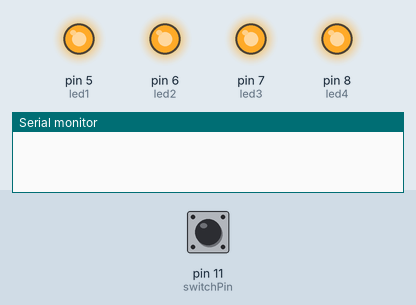
Simulated run of this sketch. Board: Arduino Uno, built with avr-gcc and run on an emulated ATmega328P. On the bench: output pins drawn as LEDs (lit = HIGH), the last lines printed to the serial monitor. Dashed ring = blinking. The inputs (shaded band) are chosen by the test bench; at power-on: pin 11 (switchPin) HIGH.

Above: at 1.2 s.
1.3 s: pin 11 (switchPin) pulled LOW for 0.15 s
At 1.8 s:
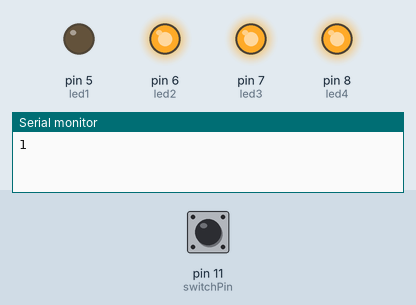
3.9 s: pin 11 (switchPin) pulled LOW for 1 s
At 5.2 s:
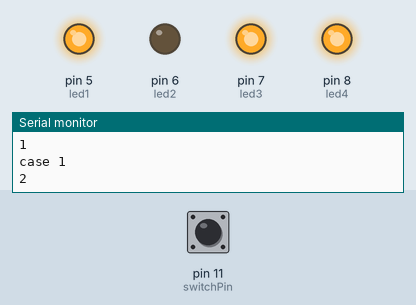
7.4 s: pin 11 (switchPin) pulled LOW for 3.2 s
At 14.0 s:
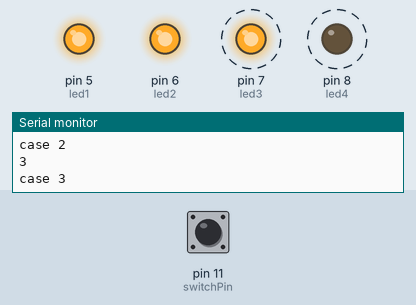
Timing chart, 0 to 17.1 s (numbered marks = the images above; inputs shaded):
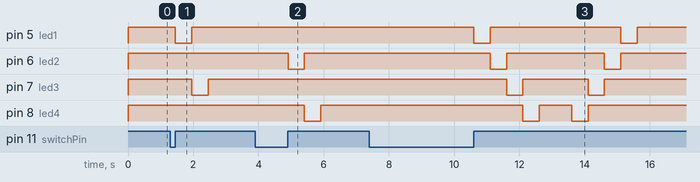

Measured:
- after the input at 1.3 s, pin 5 (led1): HIGH → LOW after 0.16 s, → HIGH 0.50 s later; pin 7 (led3): HIGH → LOW after 0.66 s, → HIGH 0.50 s later
- after the input at 3.9 s, pin 6 (led2): HIGH → LOW after 1.0 s, → HIGH 0.50 s later; pin 8 (led4): HIGH → LOW after 1.5 s, → HIGH 0.50 s later
- after the input at 7.4 s, pin 5 (led1): alternates HIGH for 4.0 s and LOW for 0.50 s, starting after 3.2 s; pin 6 (led2): alternates HIGH for 3.0 s and LOW for 0.50 s, starting after 3.7 s

The sketch:

BUTTON_LED_PATTERN_2.ino
```cpp
int switchPin = 11;
boolean lastbutton = HIGH;
boolean currentbutton = HIGH;
int count = 0;
int led1=5;
int led2=6;
int led3=7;
int led4=8;

void setup() {
  // put your setup code here, to run once:
  pinMode(led1, OUTPUT);
  pinMode(led2, OUTPUT);
  pinMode(led3, OUTPUT);
  pinMode(led4, OUTPUT);
  pinMode(11, INPUT);
  Serial.begin(9600);

  digitalWrite(led1, HIGH);
  digitalWrite(led2, HIGH);
  digitalWrite(led3, HIGH);
  digitalWrite(led4, HIGH);


}
boolean debounce(boolean last)
{
  boolean current = digitalRead(switchPin);

  if (last != current)
  {
    delay(led1);
    current = digitalRead(switchPin);
  }

  return current;
}

void loop() {
  // put your main code here, to run repeatedly:

  currentbutton = debounce(lastbutton);
  if (lastbutton == LOW && currentbutton == HIGH)
  {
    if (count > 4)
    {
      count = 0;
    }
    count = count + 1;
    Serial.println(count);

    if(count==1){

        digitalWrite(led1, LOW);
        digitalWrite(led2, HIGH);
        digitalWrite(led3, HIGH);
        digitalWrite(led4, HIGH);
        delay(500);
        digitalWrite(led1, HIGH);
        digitalWrite(led2, HIGH);
        digitalWrite(led3, LOW);
        digitalWrite(led4, HIGH);
        delay(500);
        digitalWrite(led1, HIGH);
        digitalWrite(led2, HIGH);
        digitalWrite(led3, HIGH);
        digitalWrite(led4, HIGH);
        delay(500);

        Serial.println("case 1");

    }

    if(count==2){


        digitalWrite(led1, HIGH);
        digitalWrite(led2, LOW);
        digitalWrite(led3, HIGH);
        digitalWrite(led4, HIGH);
        delay(500);
        digitalWrite(led1, HIGH);
        digitalWrite(led2, HIGH);
        digitalWrite(led3, HIGH);
        digitalWrite(led4, LOW);
        delay(500);
        digitalWrite(led1, HIGH);
        digitalWrite(led2, HIGH);
        digitalWrite(led3, HIGH);
        digitalWrite(led4, HIGH);
        delay(500);
        Serial.println("case 2");
    }

    if(count==3){

        digitalWrite(led1, LOW);
        digitalWrite(led2, HIGH);
        digitalWrite(led3, HIGH);
        digitalWrite(led4, HIGH);
        delay(500);
        digitalWrite(led1, HIGH);
        digitalWrite(led2, LOW);
        digitalWrite(led3, HIGH);
        digitalWrite(led4, HIGH);
        delay(500);
        digitalWrite(led1, HIGH);
        digitalWrite(led2, HIGH);
        digitalWrite(led3, LOW);
        digitalWrite(led4, HIGH);
        delay(500);
        digitalWrite(led1, HIGH);
        digitalWrite(led2, HIGH);
        digitalWrite(led3, HIGH);
        digitalWrite(led4, LOW);
        delay(500);
        digitalWrite(led1, HIGH);
        digitalWrite(led2, HIGH);
        digitalWrite(led3, HIGH);
        digitalWrite(led4, HIGH);
        delay(1000);
        Serial.println("case 3");
    }

    if(count==3){

        digitalWrite(led1, HIGH);
        digitalWrite(led2, HIGH);
        digitalWrite(led3, HIGH);
        digitalWrite(led4, LOW);
        delay(500);
        digitalWrite(led1, HIGH);
        digitalWrite(led2, HIGH);
        digitalWrite(led3, LOW);
        digitalWrite(led4, HIGH);
        delay(500);
        digitalWrite(led1, HIGH);
        digitalWrite(led2, LOW);
        digitalWrite(led3, HIGH);
        digitalWrite(led4, HIGH);
        delay(500);
        digitalWrite(led1, LOW);
        digitalWrite(led2, HIGH);
        digitalWrite(led3, HIGH);
        digitalWrite(led4, HIGH);
        delay(500);
        digitalWrite(led1, HIGH);
        digitalWrite(led2, HIGH);
        digitalWrite(led3, HIGH);
        digitalWrite(led4, HIGH);
        delay(1000);
        Serial.println("case 4");
    }

        digitalWrite(led1, HIGH);
        digitalWrite(led2, HIGH);
        digitalWrite(led3, HIGH);
        digitalWrite(led4, HIGH);
    }

  lastbutton =  currentbutton;

}
```
